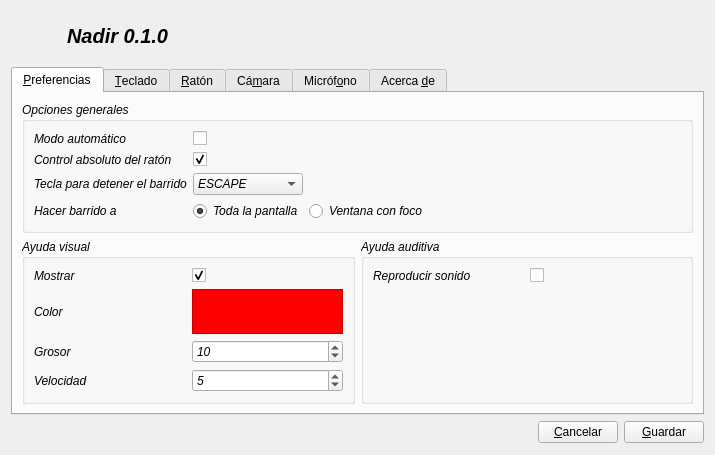
<ui version="4.0" >
 <class>ConfWidget</class>
 <widget class="QWidget" name="ConfWidget" >
  <property name="geometry" >
   <rect>
    <x>0</x>
    <y>0</y>
    <width>715</width>
    <height>455</height>
   </rect>
  </property>
  <property name="windowTitle" >
   <string>Configuración</string>
  </property>
  <layout class="QGridLayout" name="gridLayout_6" >
   <item row="0" column="0" >
    <widget class="QLabel" name="label_8" >
     <property name="sizePolicy" >
      <sizepolicy vsizetype="Minimum" hsizetype="Minimum" >
       <horstretch>0</horstretch>
       <verstretch>0</verstretch>
      </sizepolicy>
     </property>
     <property name="minimumSize" >
      <size>
       <width>50</width>
       <height>50</height>
      </size>
     </property>
     <property name="maximumSize" >
      <size>
       <width>50</width>
       <height>50</height>
      </size>
     </property>
     <property name="styleSheet" >
      <string notr="true" >background-image: url(:/images/images/nadir.png);</string>
     </property>
     <property name="text" >
      <string/>
     </property>
    </widget>
   </item>
   <item row="0" column="1" colspan="3" >
    <widget class="QLabel" name="titleLabel" >
     <property name="sizePolicy" >
      <sizepolicy vsizetype="Preferred" hsizetype="MinimumExpanding" >
       <horstretch>0</horstretch>
       <verstretch>0</verstretch>
      </sizepolicy>
     </property>
     <property name="font" >
      <font>
       <pointsize>15</pointsize>
       <weight>75</weight>
       <italic>true</italic>
       <bold>true</bold>
      </font>
     </property>
     <property name="text" >
      <string>Nadir 0.1.0</string>
     </property>
     <property name="alignment" >
      <set>Qt::AlignLeading|Qt::AlignLeft|Qt::AlignVCenter</set>
     </property>
    </widget>
   </item>
   <item row="2" column="0" colspan="2" >
    <spacer name="horizontalSpacer" >
     <property name="orientation" >
      <enum>Qt::Horizontal</enum>
     </property>
     <property name="sizeHint" stdset="0" >
      <size>
       <width>544</width>
       <height>23</height>
      </size>
     </property>
    </spacer>
   </item>
   <item row="2" column="2" >
    <widget class="QPushButton" name="cancelButton" >
     <property name="sizePolicy" >
      <sizepolicy vsizetype="Fixed" hsizetype="Fixed" >
       <horstretch>0</horstretch>
       <verstretch>0</verstretch>
      </sizepolicy>
     </property>
     <property name="text" >
      <string>&amp;Cancelar</string>
     </property>
    </widget>
   </item>
   <item row="2" column="3" >
    <widget class="QPushButton" name="closeButton" >
     <property name="sizePolicy" >
      <sizepolicy vsizetype="Fixed" hsizetype="Fixed" >
       <horstretch>0</horstretch>
       <verstretch>0</verstretch>
      </sizepolicy>
     </property>
     <property name="text" >
      <string>&amp;Guardar</string>
     </property>
    </widget>
   </item>
   <item row="1" column="0" colspan="4" >
    <widget class="QTabWidget" name="tabWidget" >
     <property name="enabled" >
      <bool>true</bool>
     </property>
     <property name="styleSheet" >
      <string notr="true" />
     </property>
     <property name="currentIndex" >
      <number>0</number>
     </property>
     <property name="iconSize" >
      <size>
       <width>32</width>
       <height>32</height>
      </size>
     </property>
     <widget class="QWidget" name="mainTab" >
      <attribute name="title" >
       <string>&amp;Preferencias</string>
      </attribute>
      <attribute name="icon" >
       <iconset resource="nadir.qrc" >
        <normaloff>:/images/images/preferences.svg</normaloff>:/images/images/preferences.svg</iconset>
      </attribute>
      <layout class="QGridLayout" name="gridLayout" >
       <item row="0" column="0" colspan="2" >
        <widget class="QGroupBox" name="groupBox_3" >
         <property name="font" >
          <font>
           <italic>true</italic>
          </font>
         </property>
         <property name="title" >
          <string>Opciones generales</string>
         </property>
         <layout class="QGridLayout" name="gridLayout_9" >
          <item row="0" column="0" >
           <widget class="QLabel" name="label_15" >
            <property name="text" >
             <string>Modo automático</string>
            </property>
           </widget>
          </item>
          <item row="0" column="1" >
           <widget class="QCheckBox" name="checkBox_3" >
            <property name="text" >
             <string/>
            </property>
            <property name="checked" >
             <bool>false</bool>
            </property>
           </widget>
          </item>
          <item row="1" column="0" >
           <widget class="QLabel" name="label_17" >
            <property name="text" >
             <string>Control absoluto del ratón</string>
            </property>
           </widget>
          </item>
          <item row="1" column="1" >
           <widget class="QCheckBox" name="checkBox_4" >
            <property name="text" >
             <string/>
            </property>
            <property name="checked" >
             <bool>true</bool>
            </property>
           </widget>
          </item>
          <item row="2" column="0" >
           <widget class="QLabel" name="label_18" >
            <property name="text" >
             <string>Tecla para detener el barrido</string>
            </property>
           </widget>
          </item>
          <item row="3" column="0" >
           <widget class="QLabel" name="label_19" >
            <property name="text" >
             <string>Hacer barrido a</string>
            </property>
           </widget>
          </item>
          <item row="3" column="1" >
           <widget class="QRadioButton" name="radioButton" >
            <property name="text" >
             <string>Toda la pantalla</string>
            </property>
            <property name="checked" >
             <bool>true</bool>
            </property>
           </widget>
          </item>
          <item row="3" column="2" >
           <widget class="QRadioButton" name="radioButton_2" >
            <property name="text" >
             <string>Ventana con foco</string>
            </property>
           </widget>
          </item>
          <item row="2" column="1" >
           <widget class="QComboBox" name="comboBox_4" >
            <item>
             <property name="text" >
              <string>ESCAPE</string>
             </property>
            </item>
            <item>
             <property name="text" >
              <string>INTRO</string>
             </property>
            </item>
           </widget>
          </item>
          <item row="3" column="3" >
           <spacer name="horizontalSpacer_3" >
            <property name="orientation" >
             <enum>Qt::Horizontal</enum>
            </property>
            <property name="sizeHint" stdset="0" >
             <size>
              <width>40</width>
              <height>20</height>
             </size>
            </property>
           </spacer>
          </item>
         </layout>
        </widget>
       </item>
       <item row="1" column="0" >
        <widget class="QGroupBox" name="groupBox" >
         <property name="font" >
          <font>
           <italic>true</italic>
          </font>
         </property>
         <property name="title" >
          <string>Ayuda visual</string>
         </property>
         <layout class="QGridLayout" name="gridLayout_7" >
          <item row="0" column="0" >
           <widget class="QLabel" name="label_10" >
            <property name="text" >
             <string>Mostrar</string>
            </property>
           </widget>
          </item>
          <item row="0" column="1" >
           <widget class="QCheckBox" name="checkBox" >
            <property name="text" >
             <string/>
            </property>
            <property name="checked" >
             <bool>true</bool>
            </property>
           </widget>
          </item>
          <item row="1" column="0" >
           <widget class="QLabel" name="label_11" >
            <property name="text" >
             <string>Color</string>
            </property>
           </widget>
          </item>
          <item row="2" column="0" >
           <widget class="QLabel" name="label_12" >
            <property name="text" >
             <string>Grosor</string>
            </property>
           </widget>
          </item>
          <item row="2" column="1" >
           <widget class="QSpinBox" name="spinBox" >
            <property name="minimum" >
             <number>1</number>
            </property>
            <property name="maximum" >
             <number>30</number>
            </property>
            <property name="value" >
             <number>10</number>
            </property>
           </widget>
          </item>
          <item row="3" column="0" >
           <widget class="QLabel" name="label_13" >
            <property name="text" >
             <string>Velocidad</string>
            </property>
           </widget>
          </item>
          <item row="3" column="1" >
           <widget class="QSpinBox" name="spinBox_2" >
            <property name="minimum" >
             <number>1</number>
            </property>
            <property name="maximum" >
             <number>50</number>
            </property>
            <property name="value" >
             <number>5</number>
            </property>
           </widget>
          </item>
          <item row="1" column="1" >
           <widget class="QLabel" name="label_9" >
            <property name="styleSheet" >
             <string notr="true" >background-color: rgb(255, 0, 0);</string>
            </property>
            <property name="frameShape" >
             <enum>QFrame::StyledPanel</enum>
            </property>
            <property name="text" >
             <string/>
            </property>
           </widget>
          </item>
         </layout>
        </widget>
       </item>
       <item row="1" column="1" >
        <widget class="QGroupBox" name="groupBox_2" >
         <property name="font" >
          <font>
           <italic>true</italic>
          </font>
         </property>
         <property name="title" >
          <string>Ayuda auditiva</string>
         </property>
         <layout class="QGridLayout" name="gridLayout_8" >
          <item row="0" column="0" >
           <widget class="QLabel" name="label_14" >
            <property name="text" >
             <string>Reproducir sonido</string>
            </property>
           </widget>
          </item>
          <item row="0" column="1" >
           <widget class="QCheckBox" name="checkBox_2" >
            <property name="text" >
             <string/>
            </property>
           </widget>
          </item>
          <item row="1" column="0" >
           <spacer name="verticalSpacer_3" >
            <property name="orientation" >
             <enum>Qt::Vertical</enum>
            </property>
            <property name="sizeHint" stdset="0" >
             <size>
              <width>20</width>
              <height>40</height>
             </size>
            </property>
           </spacer>
          </item>
         </layout>
        </widget>
       </item>
      </layout>
     </widget>
     <widget class="QWidget" name="mouseTab" >
      <attribute name="title" >
       <string>&amp;Teclado</string>
      </attribute>
      <attribute name="icon" >
       <iconset resource="nadir.qrc" >
        <normaloff>:/images/images/keyboard.svg</normaloff>:/images/images/keyboard.svg</iconset>
      </attribute>
      <layout class="QGridLayout" name="gridLayout_4" >
       <item row="0" column="1" colspan="3" >
        <widget class="QLabel" name="label_6" >
         <property name="font" >
          <font>
           <italic>true</italic>
          </font>
         </property>
         <property name="text" >
          <string>Control del barrido mediante el teclado</string>
         </property>
        </widget>
       </item>
       <item row="1" column="1" colspan="3" >
        <widget class="QCheckBox" name="checkBox_5" >
         <property name="text" >
          <string>&amp;Activar</string>
         </property>
         <property name="checked" >
          <bool>true</bool>
         </property>
        </widget>
       </item>
       <item row="2" column="2" colspan="2" >
        <widget class="QComboBox" name="comboBox" >
         <property name="currentIndex" >
          <number>2</number>
         </property>
         <item>
          <property name="text" >
           <string>-- cualquiera --</string>
          </property>
         </item>
         <item>
          <property name="text" >
           <string>A-Z</string>
          </property>
         </item>
         <item>
          <property name="text" >
           <string>ESPACIO</string>
          </property>
         </item>
         <item>
          <property name="text" >
           <string>INTRO</string>
          </property>
         </item>
        </widget>
       </item>
       <item row="2" column="1" >
        <widget class="QLabel" name="label_20" >
         <property name="text" >
          <string>Tecla a utilizar</string>
         </property>
        </widget>
       </item>
       <item row="3" column="1" >
        <widget class="QLabel" name="label_21" >
         <property name="text" >
          <string>Tecla de escape</string>
         </property>
        </widget>
       </item>
       <item row="3" column="2" colspan="2" >
        <widget class="QComboBox" name="comboBox_2" >
         <item>
          <property name="text" >
           <string>ESCAPE</string>
          </property>
         </item>
         <item>
          <property name="text" >
           <string>INTRO</string>
          </property>
         </item>
        </widget>
       </item>
       <item row="5" column="2" >
        <spacer name="verticalSpacer" >
         <property name="orientation" >
          <enum>Qt::Vertical</enum>
         </property>
         <property name="sizeHint" stdset="0" >
          <size>
           <width>20</width>
           <height>40</height>
          </size>
         </property>
        </spacer>
       </item>
       <item row="2" column="4" >
        <spacer name="horizontalSpacer_4" >
         <property name="orientation" >
          <enum>Qt::Horizontal</enum>
         </property>
         <property name="sizeHint" stdset="0" >
          <size>
           <width>40</width>
           <height>20</height>
          </size>
         </property>
        </spacer>
       </item>
       <item row="4" column="1" >
        <widget class="QLabel" name="label_23" >
         <property name="text" >
          <string>Modo</string>
         </property>
        </widget>
       </item>
       <item row="4" column="2" colspan="2" >
        <widget class="QComboBox" name="comboBox_6" >
         <item>
          <property name="text" >
           <string>Click</string>
          </property>
         </item>
         <item>
          <property name="text" >
           <string>Pulsar + soltar</string>
          </property>
         </item>
        </widget>
       </item>
      </layout>
     </widget>
     <widget class="QWidget" name="keyboardTab" >
      <attribute name="title" >
       <string>&amp;Ratón</string>
      </attribute>
      <attribute name="icon" >
       <iconset resource="nadir.qrc" >
        <normaloff>:/images/images/mouse.svg</normaloff>:/images/images/mouse.svg</iconset>
      </attribute>
      <layout class="QGridLayout" name="gridLayout_5" >
       <item row="1" column="0" colspan="2" >
        <widget class="QLabel" name="label_7" >
         <property name="font" >
          <font>
           <italic>true</italic>
          </font>
         </property>
         <property name="text" >
          <string>Control del barrido mediante el ratón</string>
         </property>
        </widget>
       </item>
       <item row="2" column="0" >
        <widget class="QCheckBox" name="checkBox_6" >
         <property name="text" >
          <string>&amp;Activar</string>
         </property>
        </widget>
       </item>
       <item row="5" column="0" >
        <spacer name="verticalSpacer_2" >
         <property name="orientation" >
          <enum>Qt::Vertical</enum>
         </property>
         <property name="sizeHint" stdset="0" >
          <size>
           <width>20</width>
           <height>40</height>
          </size>
         </property>
        </spacer>
       </item>
       <item row="3" column="0" >
        <widget class="QLabel" name="label_3" >
         <property name="text" >
          <string>Botón a utilizar</string>
         </property>
        </widget>
       </item>
       <item row="3" column="1" >
        <widget class="QComboBox" name="comboBox_3" >
         <item>
          <property name="text" >
           <string>-- cualquiera --</string>
          </property>
         </item>
         <item>
          <property name="text" >
           <string>Izquierdo</string>
          </property>
         </item>
         <item>
          <property name="text" >
           <string>Derecho</string>
          </property>
         </item>
        </widget>
       </item>
       <item row="3" column="2" >
        <spacer name="horizontalSpacer_2" >
         <property name="orientation" >
          <enum>Qt::Horizontal</enum>
         </property>
         <property name="sizeHint" stdset="0" >
          <size>
           <width>40</width>
           <height>20</height>
          </size>
         </property>
        </spacer>
       </item>
       <item row="4" column="0" >
        <widget class="QLabel" name="label_25" >
         <property name="text" >
          <string>Modo</string>
         </property>
        </widget>
       </item>
       <item row="4" column="1" >
        <widget class="QComboBox" name="comboBox_8" >
         <item>
          <property name="text" >
           <string>Click</string>
          </property>
         </item>
         <item>
          <property name="text" >
           <string>Pulsar + soltar</string>
          </property>
         </item>
        </widget>
       </item>
      </layout>
     </widget>
     <widget class="QWidget" name="camTab" >
      <attribute name="title" >
       <string>Cá&amp;mara</string>
      </attribute>
      <attribute name="icon" >
       <iconset resource="nadir.qrc" >
        <normaloff>:/images/images/camera.svg</normaloff>:/images/images/camera.svg</iconset>
      </attribute>
      <layout class="QGridLayout" name="gridLayout_3" >
       <item row="0" column="0" colspan="4" >
        <widget class="QLabel" name="label_5" >
         <property name="font" >
          <font>
           <italic>true</italic>
          </font>
         </property>
         <property name="text" >
          <string>Control del barrido mediante movimientos corporales</string>
         </property>
        </widget>
       </item>
       <item rowspan="5" row="1" column="3" >
        <widget class="QFrame" name="frame" >
         <property name="sizePolicy" >
          <sizepolicy vsizetype="Expanding" hsizetype="Expanding" >
           <horstretch>0</horstretch>
           <verstretch>0</verstretch>
          </sizepolicy>
         </property>
         <property name="styleSheet" >
          <string notr="true" >background-color: rgb(50, 50, 50);</string>
         </property>
         <property name="frameShape" >
          <enum>QFrame::StyledPanel</enum>
         </property>
         <property name="frameShadow" >
          <enum>QFrame::Raised</enum>
         </property>
        </widget>
       </item>
       <item row="2" column="0" >
        <widget class="QLabel" name="label_2" >
         <property name="text" >
          <string>Dispositivo</string>
         </property>
        </widget>
       </item>
       <item row="3" column="0" colspan="3" >
        <widget class="QLabel" name="label_22" >
         <property name="text" >
          <string>Umbral mínimo</string>
         </property>
        </widget>
       </item>
       <item row="2" column="1" >
        <widget class="QComboBox" name="comboBox_5" >
         <item>
          <property name="text" >
           <string>/dev/video0</string>
          </property>
         </item>
        </widget>
       </item>
       <item row="5" column="0" >
        <spacer name="verticalSpacer_4" >
         <property name="orientation" >
          <enum>Qt::Vertical</enum>
         </property>
         <property name="sizeHint" stdset="0" >
          <size>
           <width>20</width>
           <height>40</height>
          </size>
         </property>
        </spacer>
       </item>
       <item row="4" column="0" colspan="3" >
        <widget class="QSlider" name="horizontalSlider" >
         <property name="value" >
          <number>15</number>
         </property>
         <property name="orientation" >
          <enum>Qt::Horizontal</enum>
         </property>
        </widget>
       </item>
       <item row="1" column="0" colspan="2" >
        <widget class="QCheckBox" name="checkBox_7" >
         <property name="text" >
          <string>&amp;Activar</string>
         </property>
        </widget>
       </item>
      </layout>
     </widget>
     <widget class="QWidget" name="micTab" >
      <attribute name="title" >
       <string>Micróf&amp;ono</string>
      </attribute>
      <attribute name="icon" >
       <iconset resource="nadir.qrc" >
        <normaloff>:/images/images/audio-input-microphone.svg</normaloff>:/images/images/audio-input-microphone.svg</iconset>
      </attribute>
      <layout class="QGridLayout" name="gridLayout_2" >
       <item row="0" column="2" colspan="7" >
        <widget class="QLabel" name="label_4" >
         <property name="font" >
          <font>
           <weight>50</weight>
           <italic>true</italic>
           <bold>false</bold>
          </font>
         </property>
         <property name="text" >
          <string>Control del barrido mediante la voz</string>
         </property>
        </widget>
       </item>
       <item row="1" column="0" colspan="9" >
        <widget class="QCheckBox" name="checkBox_8" >
         <property name="text" >
          <string>&amp;Activar</string>
         </property>
        </widget>
       </item>
       <item rowspan="3" row="2" column="8" >
        <widget class="QProgressBar" name="progressBar" >
         <property name="layoutDirection" >
          <enum>Qt::LeftToRight</enum>
         </property>
         <property name="autoFillBackground" >
          <bool>false</bool>
         </property>
         <property name="value" >
          <number>24</number>
         </property>
         <property name="alignment" >
          <set>Qt::AlignCenter</set>
         </property>
         <property name="textVisible" >
          <bool>false</bool>
         </property>
         <property name="orientation" >
          <enum>Qt::Vertical</enum>
         </property>
        </widget>
       </item>
       <item rowspan="3" row="2" column="4" >
        <widget class="QSlider" name="verticalSlider" >
         <property name="value" >
          <number>20</number>
         </property>
         <property name="orientation" >
          <enum>Qt::Vertical</enum>
         </property>
        </widget>
       </item>
       <item row="2" column="2" >
        <spacer name="horizontalSpacer_5" >
         <property name="orientation" >
          <enum>Qt::Horizontal</enum>
         </property>
         <property name="sizeHint" stdset="0" >
          <size>
           <width>40</width>
           <height>20</height>
          </size>
         </property>
        </spacer>
       </item>
       <item row="2" column="9" >
        <spacer name="horizontalSpacer_6" >
         <property name="orientation" >
          <enum>Qt::Horizontal</enum>
         </property>
         <property name="sizeHint" stdset="0" >
          <size>
           <width>40</width>
           <height>20</height>
          </size>
         </property>
        </spacer>
       </item>
       <item row="2" column="6" >
        <spacer name="horizontalSpacer_7" >
         <property name="orientation" >
          <enum>Qt::Horizontal</enum>
         </property>
         <property name="sizeHint" stdset="0" >
          <size>
           <width>40</width>
           <height>20</height>
          </size>
         </property>
        </spacer>
       </item>
       <item row="2" column="3" >
        <spacer name="horizontalSpacer_8" >
         <property name="orientation" >
          <enum>Qt::Horizontal</enum>
         </property>
         <property name="sizeHint" stdset="0" >
          <size>
           <width>40</width>
           <height>20</height>
          </size>
         </property>
        </spacer>
       </item>
       <item row="2" column="5" >
        <spacer name="horizontalSpacer_9" >
         <property name="orientation" >
          <enum>Qt::Horizontal</enum>
         </property>
         <property name="sizeHint" stdset="0" >
          <size>
           <width>40</width>
           <height>20</height>
          </size>
         </property>
        </spacer>
       </item>
       <item row="2" column="7" >
        <spacer name="horizontalSpacer_10" >
         <property name="orientation" >
          <enum>Qt::Horizontal</enum>
         </property>
         <property name="sizeHint" stdset="0" >
          <size>
           <width>40</width>
           <height>20</height>
          </size>
         </property>
        </spacer>
       </item>
       <item row="2" column="0" >
        <widget class="QLabel" name="label_24" >
         <property name="text" >
          <string>Dispositivo</string>
         </property>
        </widget>
       </item>
       <item rowspan="3" row="2" column="1" >
        <widget class="Line" name="line" >
         <property name="orientation" >
          <enum>Qt::Vertical</enum>
         </property>
        </widget>
       </item>
       <item row="3" column="0" >
        <widget class="QComboBox" name="comboBox_7" />
       </item>
       <item row="4" column="0" >
        <spacer name="verticalSpacer_5" >
         <property name="orientation" >
          <enum>Qt::Vertical</enum>
         </property>
         <property name="sizeHint" stdset="0" >
          <size>
           <width>20</width>
           <height>40</height>
          </size>
         </property>
        </spacer>
       </item>
       <item row="5" column="3" colspan="3" >
        <widget class="QLabel" name="label" >
         <property name="text" >
          <string>Umbral mínimo</string>
         </property>
         <property name="alignment" >
          <set>Qt::AlignCenter</set>
         </property>
        </widget>
       </item>
       <item row="5" column="7" colspan="3" >
        <widget class="QLabel" name="label_16" >
         <property name="text" >
          <string>Entrada de sonido</string>
         </property>
         <property name="alignment" >
          <set>Qt::AlignCenter</set>
         </property>
        </widget>
       </item>
       <item row="2" column="10" >
        <spacer name="horizontalSpacer_11" >
         <property name="orientation" >
          <enum>Qt::Horizontal</enum>
         </property>
         <property name="sizeHint" stdset="0" >
          <size>
           <width>40</width>
           <height>20</height>
          </size>
         </property>
        </spacer>
       </item>
      </layout>
     </widget>
     <widget class="QWidget" name="tab" >
      <attribute name="title" >
       <string>Acerca &amp;de</string>
      </attribute>
      <attribute name="icon" >
       <iconset resource="nadir.qrc" >
        <normaloff>:/images/images/about.svg</normaloff>:/images/images/about.svg</iconset>
      </attribute>
      <layout class="QGridLayout" name="gridLayout_10" >
       <item row="0" column="0" >
        <widget class="QLabel" name="aboutLabel" >
         <property name="text" >
          <string/>
         </property>
         <property name="textFormat" >
          <enum>Qt::RichText</enum>
         </property>
         <property name="scaledContents" >
          <bool>false</bool>
         </property>
         <property name="alignment" >
          <set>Qt::AlignCenter</set>
         </property>
        </widget>
       </item>
      </layout>
     </widget>
    </widget>
   </item>
  </layout>
  <zorder>label_8</zorder>
  <zorder>titleLabel</zorder>
  <zorder>cancelButton</zorder>
  <zorder>closeButton</zorder>
  <zorder>tabWidget</zorder>
 </widget>
 <resources>
  <include location="nadir.qrc" />
 </resources>
 <connections/>
</ui>
